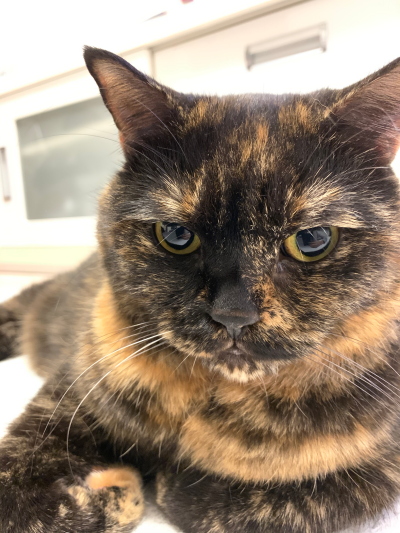
#> input picture images/lecture07_01_original_img1_k18233.png, 400 x 533 px, found by its file name
$ python -i image_process.py   (imports and definitions only)
#> lines starting #> are read from the running program, lines starting #| are printed output that depends on the picture
from watchdog.events import FileSystemEventHandler
from watchdog.observers import Observer


import os
import time

import cv2
import numpy as np

# 監視対象ディレクトリを指定する
target_dir = 'images'

def chage_image(filename):

    # # 入力画像を読み込み
    img = cv2.imread(f'images/{filename}')
#> img is the input picture: shape (533, 400, 3); mean B, G, R 117, 134, 150.9

    # グレースケール変換
    gray = cv2.cvtColor(img, cv2.COLOR_BGR2GRAY)
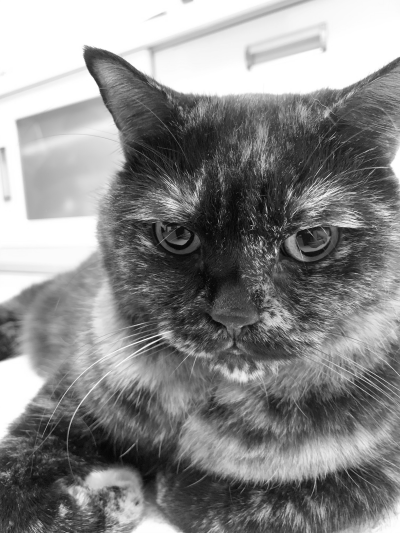
#> gray: shape (533, 400); min 6, max 255, mean 137.1

    cv2.imwrite(f'images/imageoutput_gray/gray_{filename}', gray)

    # # 方法2(OpenCVで実装)
    dst = cv2.Canny(gray, 100, 200)
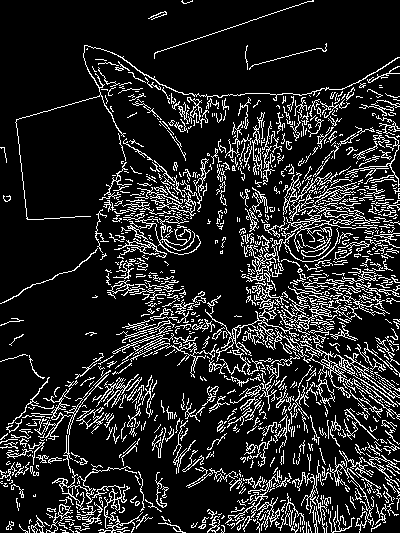
#> dst: shape (533, 400); 14.5% white in thin lines or dots

    cv2.imwrite(f'images/outputimage_canny/canny_{filename}', dst)


    th, niti_th = cv2.threshold(img, 128, 255, cv2.THRESH_BINARY)
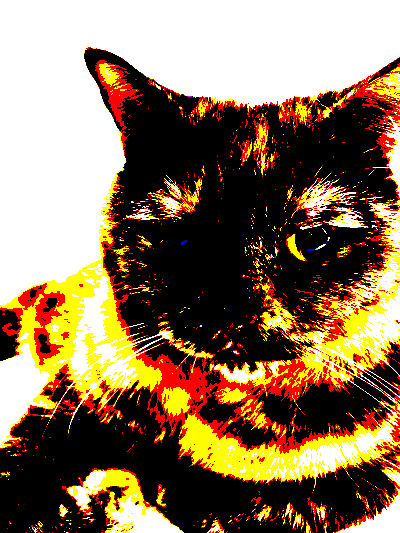
#> niti_th: shape (533, 400, 3); mean B, G, R 88, 118.2, 143.9

    cv2.imwrite(f'images/outputimage_threshold/threshold_{filename}', niti_th)

# FileSystemEventHandler の継承クラスを作成
class FileChangeHandler(FileSystemEventHandler):
     # ファイル作成時のイベント
     def on_created(self, event):
         filepath = event.src_path
         filename = os.path.basename(filepath)
         print('%s created' % filename)
         if(filename != '.DS_Store' and filename != 'images'):
            chage_image(filename)

     # ファイル変更時のイベント
     def on_modified(self, event):
         filepath = event.src_path
         filename = os.path.basename(filepath)
         print('%s changed' % filename)
         if(filename != '.DS_Store' and filename != 'images'):
            chage_image(filename)


# コマンド実行の確認
# [13 lines not run here, left out]

>>> result = chage_image('images/lecture07_01_original_img1_k18233.png')
